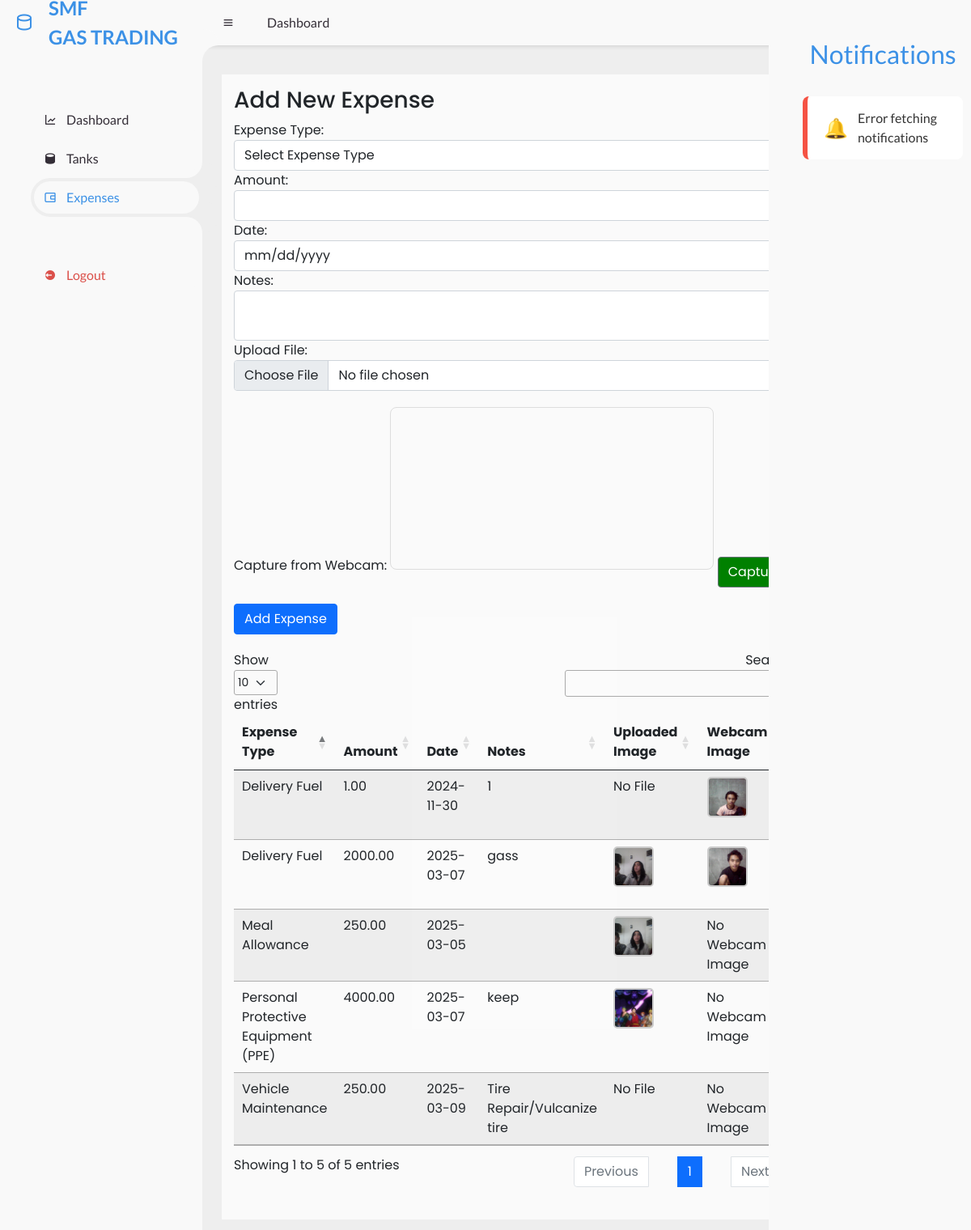
The app's page /employee/expenses.php (signed in) with its own data.
### tables this page shows
CREATE TABLE `expenses` (
  `id` int(11) NOT NULL,
  `expense_type` varchar(255) NOT NULL,
  `amount` decimal(10,2) NOT NULL,
  `date` date NOT NULL,
  `notes` text DEFAULT NULL,
  `created_at` timestamp NOT NULL DEFAULT current_timestamp() ON UPDATE current_timestamp(),
  `file_path` varchar(255) DEFAULT NULL,
  `webcam_path` varchar(255) DEFAULT NULL
);

### employee/expenses.php (the view, shortened to what this page needs)
<?php
include 'database.php';
$sql = "SELECT * FROM expenses";
$result = $conn->query($sql);
?>
<!DOCTYPE html>
<html lang="en">
<head>
    <link href='https://unpkg.com/boxicons@2.0.9/css/boxicons.min.css' rel='stylesheet'>
    <link href="../css/bootstrap.min.css" rel="stylesheet">
    <link rel="stylesheet" href="https://cdn.datatables.net/1.13.5/css/jquery.dataTables.min.css" />
    <link rel="stylesheet" href="bell.css">
    <link rel="stylesheet" href="../style.css">
    <link rel="stylesheet" href="expense.css">
</head>
<body>
    <section id="sidebar">
        <a href="#" class="brand">
            <i class='bx bx-cylinder'></i>
            <span class="text">
                <span>SMF</span><br>
                <span>GAS TRADING</span>
            </span>
        </a>
        <ul class="side-menu top">
            <li>
                <a href="dashboard.php">
                    <i class='bx bx-line-chart'></i>
                    <span class="text">Dashboard</span>
                </a>
            </li>
            <li>
                <a href="tanks.php">
                    <i class='bx bxs-cylinder'></i>
                    <span class="text">Tanks</span>
                </a>
            </li>
            <li class="active">
                <a href="expenses.php">
                    <i class='bx bx-wallet-alt'></i>
                    <span class="text">Expenses</span>
                </a>
            </li>
        </ul>
        <ul class="side-menu">
            <li>
                <a href="#" class="logout" id="logoutBtn">
                    <i class='bx bxs-log-out-circle'></i>
                    <span class="text">Logout</span>
                </a>
            </li>
        </ul>
    </section>
    <section id="content">
        <nav>
            <i class='bx bx-menu'></i>
            <a href="#" class="nav-link">Dashboard</a>
        </nav>
        <main>
            <div class="container">
                <form method="post" action="" id="add-expense-form" enctype="multipart/form-data">
                    <h3>Add New Expense</h3>
                    <div class="form-group">
                        <label for="expense_type">Expense Type:</label>
                        <select name="expense_type" id="expense_type" required class="form-control">
                            <option value="" disabled selected>Select Expense Type</option>
                        </select>
                    </div>
                    <div class="form-group">
                        <label for="amount">Amount:</label>
                        <input type="number" name="amount" id="amount" step="0.01" required class="form-control">
                    </div>
                    <div class="form-group">
                        <label for="date">Date:</label>
                        <input type="date" name="date" id="date" required class="form-control">
                    </div>
                    <div class="form-group">
                        <label for="notes">Notes:</label>
                        <textarea name="notes" id="notes" class="form-control"></textarea>
                    </div>
                    <div class="form-group">
                        <label for="file">Upload File:</label>
                        <input type="file" name="file" id="file" class="form-control">
                    </div>
                    <div class="form-group" style="margin-top: 20px; margin-bottom: 20px;">
                        <label for="webcam">Capture from Webcam:</label>
                        <video id="webcam" autoplay
                            style="width: 100%; max-width: 400px; height: auto; border: 1px solid #ddd; border-radius: 8px;"></video>
                        <button type="button" id="capture" class="btn btn-secondary mt-3">Capture</button>
                    </div>
                    <button type="submit" name="add_expense" class="btn btn-primary">Add Expense</button>
                </form>
                <div class="table-responsive">
                    <div class="table-container" style="margin-top: 20px; max-width: 100%; overflow-x: auto;">
                        <table id="expensetable" class="table table-striped">
                            <thead>
                                <tr>
                                    <th scope="col">Expense Type</th>
                                    <th scope="col">Amount</th>
                                    <th scope="col">Date</th>
                                    <th scope="col">Notes</th>
                                    <th scope="col">Uploaded Image</th>
                                    <th scope="col">Webcam Image</th>
                                    <th scope="col">Actions</th>
                                </tr>
                            </thead>
                            <tbody>
                                <?php if ($result->num_rows > 0): ?>
                                    <?php while ($row = $result->fetch_assoc()): ?>
                                        <tr>
                                            <td><?php echo htmlspecialchars($row['expense_type']); ?></td>
                                            <td><?php echo htmlspecialchars($row['amount']); ?></td>
                                            <td><?php echo htmlspecialchars($row['date']); ?></td>
                                            <td><?php echo htmlspecialchars($row['notes']); ?></td>
                                            <td>
                                                <?php if (!empty($row['file_path'])): ?>
                                                    <img src="<?= htmlspecialchars($row['file_path']); ?>" alt="Uploaded File"
                                                        class="thumbnail">
                                                <?php else: ?>
                                                    No File
                                                <?php endif; ?>
                                            </td>
                                            <td>
                                                <?php if (!empty($row['webcam_path'])): ?>
                                                    <img src="<?= htmlspecialchars($row['webcam_path']); ?>" alt="Webcam Image"
                                                        class="thumbnail">
                                                <?php else: ?>
                                                    No Webcam Image
                                                <?php endif; ?>
                                            </td>
                                            <td>
                                            </td>
                                        </tr>
                                    <?php endwhile; ?>
                                <?php else: ?>
                                    <tr>
                                        <td colspan="7">No expenses found</td>
                                    </tr>
                                <?php endif; ?>
                            </tbody>
                        </table>
                    </div>
                </div>
            </div>
        </main>
    </section>
    <section id="sidebar-right">
        <ul class="side-menu top">
            <header class="notification-header">
                <h2>Notifications</h2>
            </header>
            <section id="notification-container">
            </section>
        </ul>
    </section>
</body>
</html>

### employee/bell.css (style rules this page uses)
body { margin: 0; font-family: 'Montserrat', sans-serif; background-color: #eef2f5; }
nav { background-color: #b41d1d; padding: 15px 20px; box-shadow: 0 2px 4px rgba(0, 0, 0, 0.1); display: flex; align-items: center; gap: 20px; }
#notification-container { display: flex; flex-direction: column; gap: 15px; overflow-x: auto; padding: 10px; }
.notification-header { display: flex; justify-content: center; align-items: center; font-size: 24px; font-weight: 600; color: #3c91e6; margin-bottom: 15px; }

### style.css (style rules this page uses)
* { margin: 0; padding: 0; box-sizing: border-box; }
a { text-decoration: none; }
li { list-style: none; }
:root { --poppins: 'Poppins', sans-serif; --lato: 'Lato', sans-serif; --light: #F9F9F9; --blue: #3C91E6; --light-blue: #CFE8FF; --grey: #eee; --dark-grey: #AAAAAA; --dark: #342E37; --red: #DB504A; --yellow: #FFCE26; --light-yellow: #FFF2C6; --orange: #FD7238; --light-orange: #FFE0D3; }
html { overflow-x: hidden; }
body { background: var(--grey); overflow-x: hidden; }
#sidebar { position: fixed; top: 0; left: 0; width: 250px; height: 100%; background: var(--light); z-index: 2000; font-family: var(--lato); transition: .3s ease; overflow-x: visible; scrollbar-width: none; }
#sidebar .brand { font-size: 24px; font-weight: 700; height: 56px; display: flex; align-items: center; color: var(--blue); position: sticky; top: 0; left: 0; background: var(--light); z-index: 500; padding-bottom: 20px; box-sizing: content-box; white-space: nowrap; text-overflow: ellipsis; overflow: hidden; }
#sidebar .brand .bx { min-width: 60px; display: flex; justify-content: center; }
#sidebar .side-menu { width: 100%; margin-top: 48px; }
#sidebar .side-menu li { height: 48px; background: transparent; margin-left: 6px; border-radius: 48px 0 0 48px; padding: 4px; }
#sidebar .side-menu li.active { background: var(--grey); position: relative; }
#sidebar .side-menu li.active::before { content: ''; position: absolute; width: 40px; height: 40px; border-radius: 50%; top: -40px; right: 0; box-shadow: 20px 20px 0 var(--grey); z-index: -1; }
#sidebar .side-menu li.active::after { content: ''; position: absolute; width: 40px; height: 40px; border-radius: 50%; bottom: -40px; right: 0; box-shadow: 20px -20px 0 var(--grey); z-index: -1; }
#sidebar .side-menu li a { width: 100%; height: 100%; background: var(--light); display: flex; align-items: center; border-radius: 48px; font-size: 16px; color: var(--dark); white-space: nowrap; overflow-x: hidden; }
#sidebar .side-menu.top li.active a { color: var(--blue); }
#sidebar .side-menu li a.logout { color: var(--red); }
#sidebar .side-menu li a .bx { min-width: calc(60px - ((4px + 6px) * 2)); display: flex; justify-content: center; }
#sidebar-right { position: fixed; top: 0; right: 0; width: 250px; height: 100%; background: var(--light); z-index: 2000; font-family: var(--lato); transition: 0.3s ease; overflow-x: hidden; scrollbar-width: none; }
#sidebar-right .side-menu { width: 100%; margin-top: 48px; }
#content { position: relative; width: calc(100% - 250px); left: 250px; transition: .3s ease; }
#content nav { height: 56px; background: var(--light); padding: 0 24px; display: flex; align-items: center; grid-gap: 24px; font-family: var(--lato); position: sticky; top: 0; left: 0; z-index: 1000; }
#content nav::before { content: ''; position: absolute; width: 40px; height: 40px; bottom: -40px; left: 0; border-radius: 50%; box-shadow: -20px -20px 0 var(--light); }
#content nav a { color: var(--dark); }
#content nav .bx.bx-menu { cursor: pointer; color: var(--dark); }
#content nav .nav-link { font-size: 16px; transition: .3s ease; }
.container { width: 80%; max-width: 100%; padding: 15px; background-color: #ffffffbd; margin-left: 0; margin-right: auto; }
#content main { width: 100%; padding: 36px 24px; font-family: var(--poppins); max-height: calc(100vh - 56px); overflow-y: auto; }

### employee/expense.css (style rules this page uses)
.thumbnail { width: 100px; height: 100px; object-fit: cover; cursor: pointer; border: 2px solid #ccc; border-radius: 5px; transition: transform 0.3s; }
.thumbnail { width: 50px; height: 50px; object-fit: cover; border-radius: 5px; }
#capture { background-color: green; }
#capture::after { transform: translateY(-2px); box-shadow: 0px 6px 8px rgba(0, 123, 255, 0.6); }
li a { text-decoration: none; }
a { text-decoration: none; border: none; }

### records on screen
expenses: expense_type "Delivery Fuel", amount "1.00", date "2024-11-30", notes "1", file_path "No File", webcam_path (picture)
expenses: expense_type "Personal Protective Equipment (PPE)", amount "4000.00", date "2025-03-07", notes "keep", file_path (picture), webcam_path "No Webcam Image"
expenses: expense_type "Delivery Fuel", amount "2000.00", date "2025-03-07", notes "gass", file_path (picture), webcam_path (picture)
expenses: expense_type "Meal Allowance", amount "250.00", date "2025-03-05", file_path (picture), webcam_path "No Webcam Image"
expenses: expense_type "Vehicle Maintenance", amount "250.00", date "2025-03-09", notes "Tire Repair/Vulcanize tire", file_path "No File", webcam_path "No Webcam Image"
